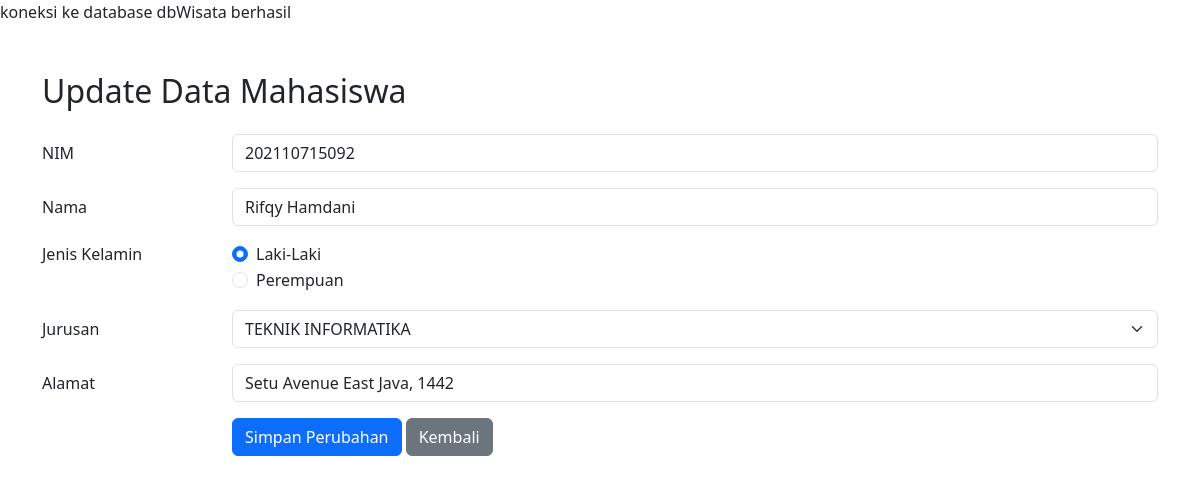
The app's page /update.php?id_mhs=1 with its own data.
### tables this page shows
CREATE TABLE `db_mhs` (
  `nim` varchar(13) NOT NULL,
  `id_mhs` int(11) NOT NULL,
  `nama` varchar(40) NOT NULL,
  `jenis_kelamin` enum('P','L') NOT NULL,
  `jurusan` varchar(30) NOT NULL,
  `alamat` text NOT NULL
);

### update.php (the view, shortened to what this page needs)
<?php
include 'config.php';
$id = $_GET['id_mhs'];
$mahasiswa = mysqli_query($conn, "SELECT * from db_mhs where id_mhs='$id'");
$row = mysqli_fetch_array($mahasiswa);
$jurusan = array(
    'TEKNIK INFORMATIKA',
    'TEKNIK MESIN',
    'TEKNIK KIMIA'
);
function active_radio_button($value, $input)
{
    $result = $value == $input ? 'checked' : '';
    return $result;
}
?>
<!DOCTYPE html>
<html lang="en">
<head>
    <link rel="stylesheet" href="vendor/twbs/bootstrap/dist/css/bootstrap.min.css">
</head>
<body>
    <div class="container mt-5">
        <h2 class="mb-4">Update Data Mahasiswa</h2>
        <form action="method_update.php" method="post">
            <div class="mb-3 row">
                <label for="nim" class="col-sm-2 col-form-label">NIM</label>
                <div class="col-sm-10">
                    <input type="text" class="form-control" id="nim" name="nim" value="<?php echo  $row['nim']; ?>">
                </div>
            </div>
            <div class="mb-3 row">
                <label for="nama" class="col-sm-2 col-form-label">Nama</label>
                <div class="col-sm-10">
                    <input type="text" class="form-control" id="nama" name="nama" value="<?php echo  $row['nama']; ?>">
                </div>
            </div>
            <fieldset class="mb-3 row">
                <legend class="col-form-label col-sm-2 pt-0">Jenis Kelamin</legend>
                <div class="col-sm-10">
                    <div class="form-check">
                        <input class="form-check-input" type="radio" id="laki" name="jenis_kelamin" value="L" <?php echo active_radio_button("L", $row['jenis_kelamin']) ?> />
                        <label class="form-check-label" for="laki">
                            Laki-Laki
                        </label>
                    </div>
                    <div class="form-check">
                        <input class="form-check-input" type="radio" id="perempuan" name="jenis_kelamin" value="P" <?php echo active_radio_button("P", $row['jenis_kelamin']) ?> />
                        <label class="form-check-label" for="perempuan">
                            Perempuan
                        </label>
                    </div>
                </div>
            </fieldset>
            <div class="mb-3 row">
                <label for="jurusan" class="col-sm-2 col-form-label">Jurusan</label>
                <div class="col-sm-10">
                    <select class="form-select" id="jurusan" name="jurusan">
                        <?php
                        foreach ($jurusan as $j) {
                            echo "<option value='$j'" . ($j == $row['jurusan'] ? "selected" : "") . ">$j</option>";
                        }
                        ?>
                    </select>
                </div>
            </div>
            <div class="mb-3 row">
                <label for="alamat" class="col-sm-2 col-form-label">Alamat</label>
                <div class="col-sm-10">
                    <input type="text" class="form-control" id="alamat" name="alamat" value="<?php echo  $row['alamat']; ?>">
                </div>
            </div>
            <div class="mb-3 row">
                <div class="col-sm-10 offset-sm-2">
                    <button type="submit" class="btn btn-primary">Simpan Perubahan</button>
                    <a href="crud14.php" class="btn btn-secondary">Kembali</a>
                </div>
            </div>
        </form>
    </div>
</body>
</html>

### records on screen
db_mhs: nim "202110715092", nama "Rifqy Hamdani", jurusan "TEKNIK INFORMATIKA", alamat "Setu Avenue East Java, 1442"

### other values on screen
$database "dbWisata"
